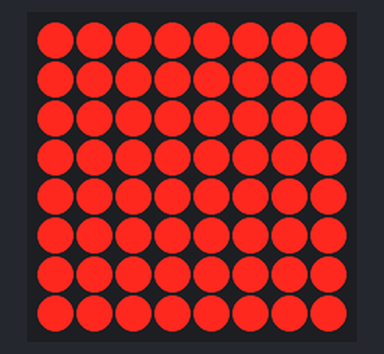
Recording of a sketch running on a simulated Arduino Uno, built with avr-gcc and run on an emulated ATmega328P. On the bench: 8×8 LED matrix. Wiring (inferred from the names in the program): MAX7219 LED driver (orientation assumed): CS pin 10.

Above: at 0.1 s.

The sketch:

SPI_test.ino
```cpp
#include <SPI.h>

#define CS 10

//MAX7219CNG Control Registers (THE LED Matrix)
#define DECODE_MODE 0x09
#define INTENSITY 0x0A
#define SCAN_LIMIT 0x0B
#define SHUTDOWN 0x0C
#define DISPLAY_TEST 0x0F

// MISO to DIN
// MOSI to CS
// SCK to CLK

const uint8_t NUMS[][8] = {
{
  0b00111100,
  0b01100110,
  0b01100110,
  0b01100110,
  0b01100110,
  0b01100110,
  0b01100110,
  0b00111100
},{
  0b00011000,
  0b00011000,
  0b01111000,
  0b00011000,
  0b00011000,
  0b00011000,
  0b00111100,
  0b01111110
},{
  0b00111100,
  0b01111110,
  0b01000110,
  0b00001100,
  0b00011000,
  0b00110000,
  0b01111110,
  0b01111110
},{
  0b00111100,
  0b01111110,
  0b00000010,
  0b00111110,
  0b00111110,
  0b00000010,
  0b01111110,
  0b00111100
},{
  0b00001100,
  0b00011100,
  0b00110100,
  0b01100110,
  0b01111110,
  0b00001100,
  0b00001100,
  0b00001100
},{
  0b01111110,
  0b01111110,
  0b01100000,
  0b01111100,
  0b00001110,
  0b00000110,
  0b01111110,
  0b00111100
},{
  0b00111100,
  0b01111110,
  0b01100000,
  0b01111100,
  0b01100110,
  0b01100110,
  0b01100110,
  0b00111100
},{
  0b00000000,
  0b01111110,
  0b01111110,
  0b00000110,
  0b00001100,
  0b00011000,
  0b00110000,
  0b01100000
},{
  0b00111100,
  0b01100110,
  0b01100110,
  0b00111100,
  0b00111100,
  0b01100110,
  0b01100110,
  0b00111100
},{
  0b00111100,
  0b01100110,
  0b01000010,
  0b01100110,
  0b00111110,
  0b00000110,
  0b01111110,
  0b00111100
}};
const int NUMS_LEN = sizeof(NUMS)/8;


void setup(){
    //initialize SPI pins
    pinMode(CS,OUTPUT);
    SPI.begin();
}

void loop(){
    writeRegister(DISPLAY_TEST,0x01); // turns on all the LEDs
    delay(1000);
    writeRegister(DISPLAY_TEST,0x00); // returns to normal operation
    writeRegister(SHUTDOWN,0x00);
}

void writeRegister(uint8_t reg, uint8_t data){
    SPI.beginTransaction(SPISettings(4000000, MSBFIRST, SPI_MODE0));
    digitalWrite(CS, LOW); // Start transfer

    SPI.transfer(reg);
    SPI.transfer(data);

    digitalWrite(CS,HIGH); // End transfer
    SPI.endTransaction();
}
```
